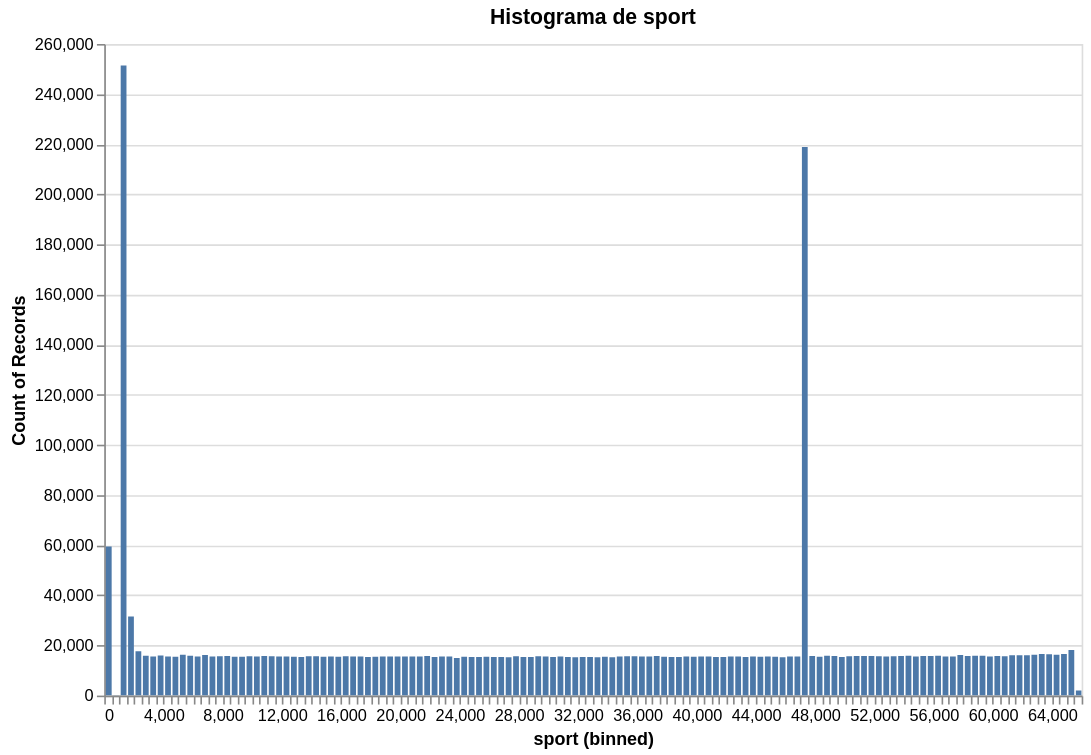
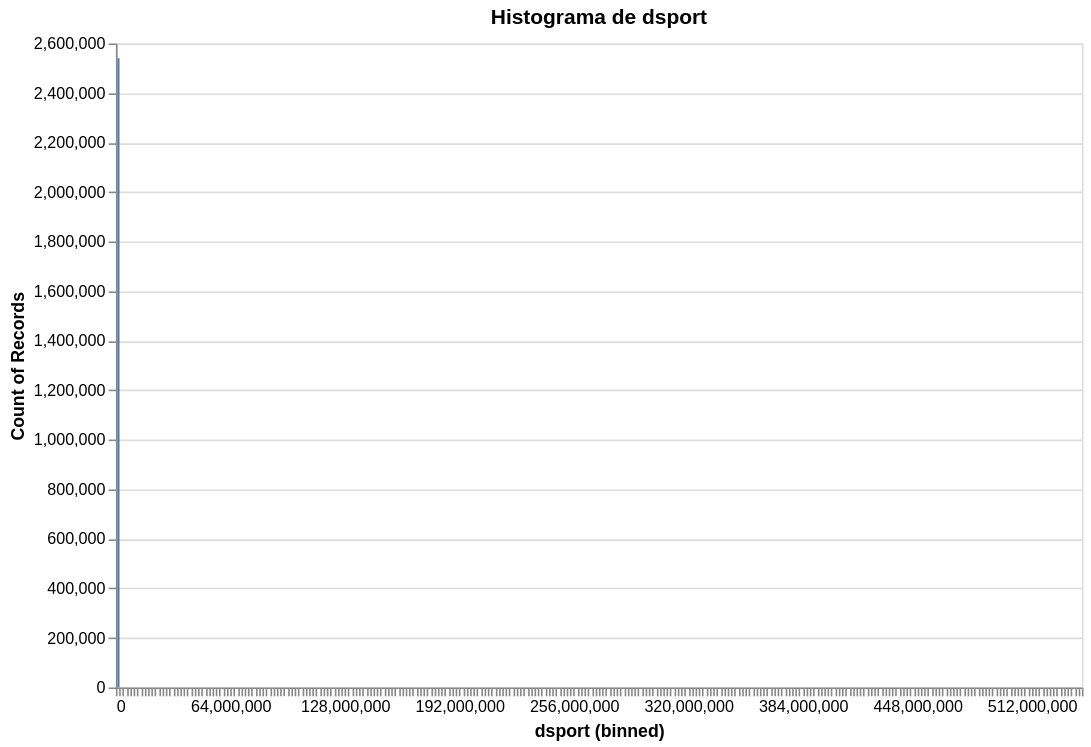
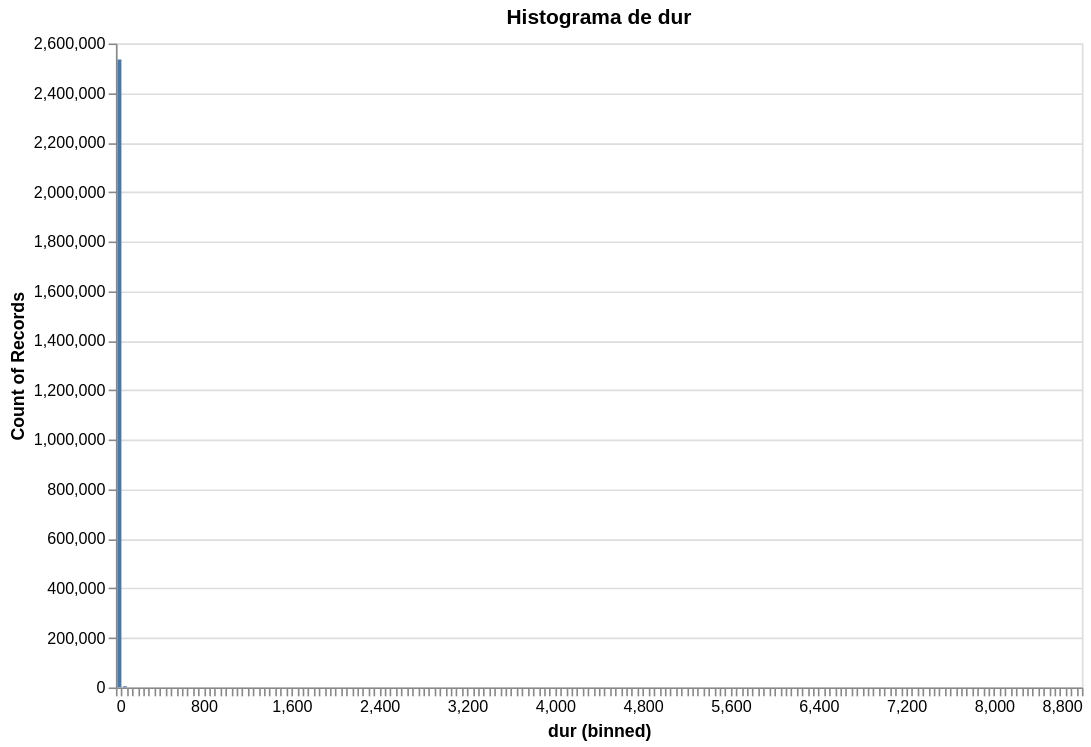
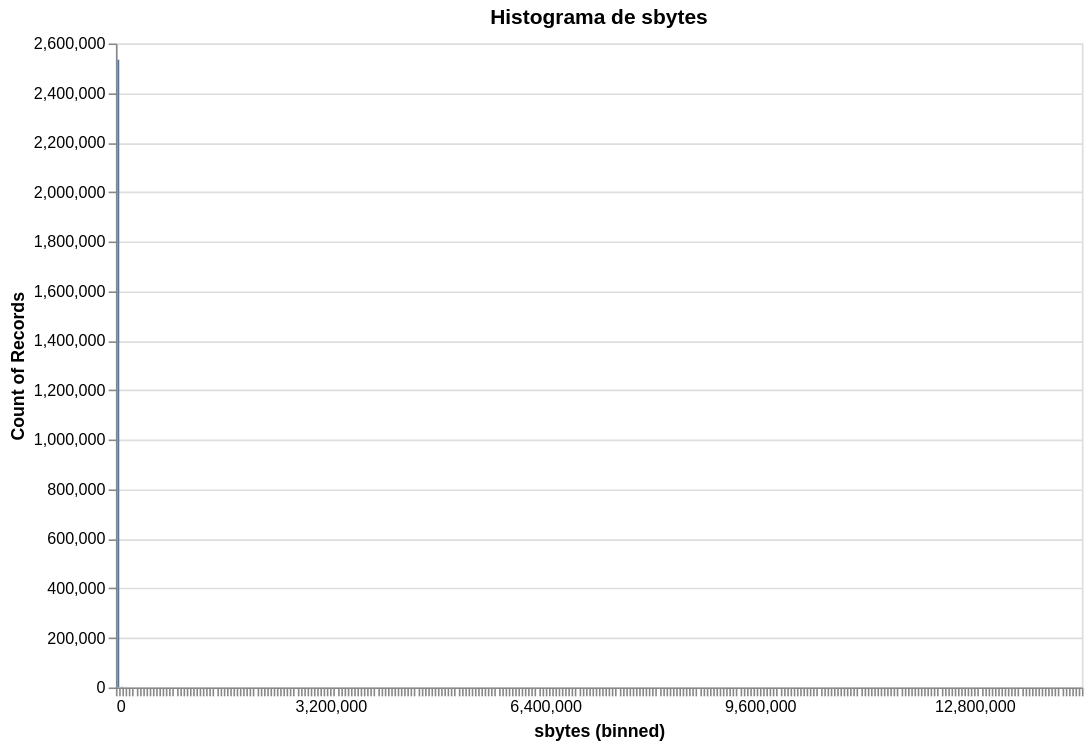

Here is the notebook cell these charts were saved with, in order:
### Markdown cell above
Ahora veremos la distribución de estas variables numéricas en formato de gráfico, para intentar obtener más detalle:

### Code cell
alt.data_transformers.enable("vegafusion")
# Filtramos solo las columnas numéricas
numeric_cols = full_data.select_dtypes(include=['number'])

# Recorrer cada columna numérica para mostrar distribución
for col in numeric_cols.columns:
    print(f"Distribución de la columna {col}:")
        
    # Histograma
    hist = alt.Chart(full_data).mark_bar().encode(
        alt.X(f'{col}:Q',bin=alt.Bin(maxbins=300)),
        alt.Y('count():Q')
    ).properties(
        title=f'Histograma de {col}',
        width=600,
        height=400
    ).interactive()
    
    # Mostrar ambos gráficos
    hist.show()

### Figure 1 — Vega specification as saved in the notebook (floating-point values rounded to 4 significant figures; data arrays with more than 128 entries replaced by an {"elided": "..."} marker saying what was removed)
{"$schema": "https://vega.github.io/schema/vega/v5.json", "data": [{"name": "param_166_store"}, {"name": "source_0", "values": {"elided": "132 records"}}, {"name": "source_0_y_domain___count", "values": [{"min": 128, "max": 251417}]}], "signals": [{"name": "bin_maxbins_300_sport_bins", "value": {"fields": ["sport"], "fname": "bin_sport", "start": 0.0, "step": 500.0, "stop": 66000.0}}, {"name": "unit", "value": {}, "on": [{"events": "pointermove", "update": "isTuple(group()) ? group() : unit"}]}, {"name": "param_166", "update": "vlSelectionResolve(\"param_166_store\", \"union\")"}, {"name": "param_166_sport", "on": [{"events": [{"source": "view", "type": "dblclick"}], "update": "null"}, {"events": {"signal": "param_166_translate_delta"}, "update": "panLinear(param_166_translate_anchor.extent_x, -param_166_translate_delta.x / width)"}, {"events": {"signal": "param_166_zoom_delta"}, "update": "zoomLinear(domain(\"x\"), param_166_zoom_anchor.x, param_166_zoom_delta)"}]}, {"name": "param_166_tuple", "on": [{"events": [{"signal": "param_166_sport"}], "update": "param_166_sport ? {unit: \"\", fields: param_166_tuple_fields, values: [param_166_sport]} : null"}]}, {"name": "param_166_tuple_fields", "value": [{"field": "sport", "channel": "x", "type": "R"}]}, {"name": "param_166_translate_anchor", "value": {}, "on": [{"events": [{"source": "scope", "type": "pointerdown"}], "update": "{x: x(unit), y: y(unit), extent_x: domain(\"x\")}"}]}, {"name": "param_166_translate_delta", "value": {}, "on": [{"events": [{"source": "window", "between": [{"source": "scope", "type": "pointerdown"}, {"source": "window", "type": "pointerup"}], "type": "pointermove", "consume": true}], "update": "{x: param_166_translate_anchor.x - x(unit), y: param_166_translate_anchor.y - y(unit)}"}]}, {"name": "param_166_zoom_anchor", "on": [{"events": [{"source": "scope", "consume": true, "type": "wheel"}], "update": "{x: invert(\"x\", x(unit)), y: invert(\"y\", y(unit))}"}]}, {"name": "param_166_zoom_delta", "on": [{"events": [{"source": "scope", "consume": true, "type": "wheel"}], "update": "pow(1.001, event.deltaY * pow(16, event.deltaMode))", "force": true}]}, {"name": "param_166_modify", "on": [{"events": {"signal": "param_166_tuple"}, "update": "modify(\"param_166_store\", param_166_tuple, true)"}]}], "marks": [{"type": "rect", "name": "marks", "from": {"data": "source_0"}, "encode": {"update": {"y2": {"value": 0, "scale": "y"}, "x": {"field": "bin_maxbins_300_sport_end", "scale": "x", "offset": {"signal": "0.5 + (abs(scale(\"x\", datum[\"bin_maxbins_300_sport_end\"]) - scale(\"x\", datum[\"bin_maxbins_300_sport\"])) < 0.25 ? 0.5 * (0.25 - (abs(scale(\"x\", datum[\"bin_maxbins_300_sport_end\"]) - scale(\"x\", datum[\"bin_maxbins_300_sport\"])))) : -0.5)"}}, "y": {"field": "__count", "scale": "y"}, "fill": {"value": "#4c78a8"}, "x2": {"field": "bin_maxbins_300_sport", "scale": "x", "offset": {"signal": "0.5 + (abs(scale(\"x\", datum[\"bin_maxbins_300_sport_end\"]) - scale(\"x\", datum[\"bin_maxbins_300_sport\"])) < 0.25 ? -0.5 * (0.25 - (abs(scale(\"x\", datum[\"bin_maxbins_300_sport_end\"]) - scale(\"x\", datum[\"bin_maxbins_300_sport\"])))) : 0.5)"}}}}, "interactive": true, "clip": true, "style": ["bar"]}], "scales": [{"name": "x", "type": "linear", "domain": {"signal": "[bin_maxbins_300_sport_bins.start, bin_maxbins_300_sport_bins.stop]"}, "range": [0, {"signal": "width"}], "bins": {"signal": "bin_maxbins_300_sport_bins"}, "domainRaw": {"signal": "param_166[\"sport\"]"}, "zero": false}, {"name": "y", "type": "linear", "domain": [{"signal": "(data(\"source_0_y_domain___count\")[0] || {}).min"}, {"signal": "(data(\"source_0_y_domain___count\")[0] || {}).max"}], "range": [{"signal": "height"}, 0], "zero": true, "nice": true}], "axes": [{"scale": "y", "orient": "left", "labels": false, "maxExtent": 0, "minExtent": 0, "tickCount": {"signal": "ceil(height/40)"}, "domain": false, "ticks": false, "gridScale": "x", "aria": false, "zindex": 0, "grid": true}, {"scale": "x", "orient": "bottom", "tickCount": {"signal": "ceil(width/10)"}, "labelOverlap": true, "zindex": 0, "title": "sport (binned)", "labelFlush": true, "grid": false}, {"scale": "y", "grid": false, "zindex": 0, "labelOverlap": true, "tickCount": {"signal": "ceil(height/40)"}, "title": "Count of Records", "orient": "left"}], "title": {"text": "Histograma de sport", "frame": "group"}, "style": "cell", "background": "white", "width": 600, "padding": 5, "height": 400}

### Figure 2 — Vega specification as saved in the notebook (floating-point values rounded to 4 significant figures)
{"$schema": "https://vega.github.io/schema/vega/v5.json", "data": [{"name": "param_167_store"}, {"name": "source_0", "values": [{"__count": 2540038, "bin_maxbins_300_dsport": 0.0, "bin_maxbins_300_dsport_end": 2000000.0}, {"__count": 2, "bin_maxbins_300_dsport": 538000000.0, "bin_maxbins_300_dsport_end": 540000000.0}]}, {"name": "source_0_y_domain___count", "values": [{"min": 2, "max": 2540038}]}], "signals": [{"name": "bin_maxbins_300_dsport_bins", "value": {"fields": ["dsport"], "fname": "bin_dsport", "start": 0.0, "step": 2000000.0, "stop": 540000000.0}}, {"name": "unit", "value": {}, "on": [{"events": "pointermove", "update": "isTuple(group()) ? group() : unit"}]}, {"name": "param_167", "update": "vlSelectionResolve(\"param_167_store\", \"union\")"}, {"name": "param_167_dsport", "on": [{"events": [{"source": "view", "type": "dblclick"}], "update": "null"}, {"events": {"signal": "param_167_translate_delta"}, "update": "panLinear(param_167_translate_anchor.extent_x, -param_167_translate_delta.x / width)"}, {"events": {"signal": "param_167_zoom_delta"}, "update": "zoomLinear(domain(\"x\"), param_167_zoom_anchor.x, param_167_zoom_delta)"}]}, {"name": "param_167_tuple", "on": [{"events": [{"signal": "param_167_dsport"}], "update": "param_167_dsport ? {unit: \"\", fields: param_167_tuple_fields, values: [param_167_dsport]} : null"}]}, {"name": "param_167_tuple_fields", "value": [{"field": "dsport", "channel": "x", "type": "R"}]}, {"name": "param_167_translate_anchor", "value": {}, "on": [{"events": [{"source": "scope", "type": "pointerdown"}], "update": "{x: x(unit), y: y(unit), extent_x: domain(\"x\")}"}]}, {"name": "param_167_translate_delta", "value": {}, "on": [{"events": [{"source": "window", "between": [{"source": "scope", "type": "pointerdown"}, {"source": "window", "type": "pointerup"}], "consume": true, "type": "pointermove"}], "update": "{x: param_167_translate_anchor.x - x(unit), y: param_167_translate_anchor.y - y(unit)}"}]}, {"name": "param_167_zoom_anchor", "on": [{"events": [{"source": "scope", "type": "wheel", "consume": true}], "update": "{x: invert(\"x\", x(unit)), y: invert(\"y\", y(unit))}"}]}, {"name": "param_167_zoom_delta", "on": [{"events": [{"source": "scope", "type": "wheel", "consume": true}], "update": "pow(1.001, event.deltaY * pow(16, event.deltaMode))", "force": true}]}, {"name": "param_167_modify", "on": [{"events": {"signal": "param_167_tuple"}, "update": "modify(\"param_167_store\", param_167_tuple, true)"}]}], "marks": [{"type": "rect", "name": "marks", "from": {"data": "source_0"}, "encode": {"update": {"x2": {"field": "bin_maxbins_300_dsport", "scale": "x", "offset": {"signal": "0.5 + (abs(scale(\"x\", datum[\"bin_maxbins_300_dsport_end\"]) - scale(\"x\", datum[\"bin_maxbins_300_dsport\"])) < 0.25 ? -0.5 * (0.25 - (abs(scale(\"x\", datum[\"bin_maxbins_300_dsport_end\"]) - scale(\"x\", datum[\"bin_maxbins_300_dsport\"])))) : 0.5)"}}, "x": {"field": "bin_maxbins_300_dsport_end", "scale": "x", "offset": {"signal": "0.5 + (abs(scale(\"x\", datum[\"bin_maxbins_300_dsport_end\"]) - scale(\"x\", datum[\"bin_maxbins_300_dsport\"])) < 0.25 ? 0.5 * (0.25 - (abs(scale(\"x\", datum[\"bin_maxbins_300_dsport_end\"]) - scale(\"x\", datum[\"bin_maxbins_300_dsport\"])))) : -0.5)"}}, "y2": {"value": 0, "scale": "y"}, "y": {"field": "__count", "scale": "y"}, "fill": {"value": "#4c78a8"}}}, "style": ["bar"], "interactive": true, "clip": true}], "scales": [{"name": "x", "type": "linear", "domain": {"signal": "[bin_maxbins_300_dsport_bins.start, bin_maxbins_300_dsport_bins.stop]"}, "range": [0, {"signal": "width"}], "bins": {"signal": "bin_maxbins_300_dsport_bins"}, "zero": false, "domainRaw": {"signal": "param_167[\"dsport\"]"}}, {"name": "y", "type": "linear", "domain": [{"signal": "(data(\"source_0_y_domain___count\")[0] || {}).min"}, {"signal": "(data(\"source_0_y_domain___count\")[0] || {}).max"}], "range": [{"signal": "height"}, 0], "zero": true, "nice": true}], "axes": [{"scale": "y", "domain": false, "labels": false, "ticks": false, "orient": "left", "tickCount": {"signal": "ceil(height/40)"}, "gridScale": "x", "grid": true, "aria": false, "maxExtent": 0, "minExtent": 0, "zindex": 0}, {"scale": "x", "labelFlush": true, "orient": "bottom", "zindex": 0, "grid": false, "title": "dsport (binned)", "labelOverlap": true, "tickCount": {"signal": "ceil(width/10)"}}, {"scale": "y", "zindex": 0, "orient": "left", "grid": false, "tickCount": {"signal": "ceil(height/40)"}, "labelOverlap": true, "title": "Count of Records"}], "title": {"text": "Histograma de dsport", "frame": "group"}, "style": "cell", "background": "white", "width": 600, "padding": 5, "height": 400}

### Figure 3 — Vega specification as saved in the notebook (floating-point values rounded to 4 significant figures)
{"$schema": "https://vega.github.io/schema/vega/v5.json", "data": [{"name": "param_168_store"}, {"name": "source_0", "values": [{"__count": 2535169, "bin_maxbins_300_dur": 0.0, "bin_maxbins_300_dur_end": 50.0}, {"__count": 4872, "bin_maxbins_300_dur": 50.0, "bin_maxbins_300_dur_end": 100.0}, {"__count": 6, "bin_maxbins_300_dur": 8750.0, "bin_maxbins_300_dur_end": 8800.0}]}, {"name": "source_0_y_domain___count", "values": [{"min": 6, "max": 2535169}]}], "signals": [{"name": "bin_maxbins_300_dur_bins", "value": {"fields": ["dur"], "fname": "bin_dur", "start": 0.0, "step": 50.0, "stop": 8800.0}}, {"name": "unit", "value": {}, "on": [{"events": "pointermove", "update": "isTuple(group()) ? group() : unit"}]}, {"name": "param_168", "update": "vlSelectionResolve(\"param_168_store\", \"union\")"}, {"name": "param_168_dur", "on": [{"events": [{"source": "view", "type": "dblclick"}], "update": "null"}, {"events": {"signal": "param_168_translate_delta"}, "update": "panLinear(param_168_translate_anchor.extent_x, -param_168_translate_delta.x / width)"}, {"events": {"signal": "param_168_zoom_delta"}, "update": "zoomLinear(domain(\"x\"), param_168_zoom_anchor.x, param_168_zoom_delta)"}]}, {"name": "param_168_tuple", "on": [{"events": [{"signal": "param_168_dur"}], "update": "param_168_dur ? {unit: \"\", fields: param_168_tuple_fields, values: [param_168_dur]} : null"}]}, {"name": "param_168_tuple_fields", "value": [{"field": "dur", "channel": "x", "type": "R"}]}, {"name": "param_168_translate_anchor", "value": {}, "on": [{"events": [{"source": "scope", "type": "pointerdown"}], "update": "{x: x(unit), y: y(unit), extent_x: domain(\"x\")}"}]}, {"name": "param_168_translate_delta", "value": {}, "on": [{"events": [{"source": "window", "between": [{"source": "scope", "type": "pointerdown"}, {"source": "window", "type": "pointerup"}], "consume": true, "type": "pointermove"}], "update": "{x: param_168_translate_anchor.x - x(unit), y: param_168_translate_anchor.y - y(unit)}"}]}, {"name": "param_168_zoom_anchor", "on": [{"events": [{"source": "scope", "consume": true, "type": "wheel"}], "update": "{x: invert(\"x\", x(unit)), y: invert(\"y\", y(unit))}"}]}, {"name": "param_168_zoom_delta", "on": [{"events": [{"source": "scope", "consume": true, "type": "wheel"}], "update": "pow(1.001, event.deltaY * pow(16, event.deltaMode))", "force": true}]}, {"name": "param_168_modify", "on": [{"events": {"signal": "param_168_tuple"}, "update": "modify(\"param_168_store\", param_168_tuple, true)"}]}], "marks": [{"type": "rect", "name": "marks", "from": {"data": "source_0"}, "encode": {"update": {"y2": {"value": 0, "scale": "y"}, "x2": {"field": "bin_maxbins_300_dur", "scale": "x", "offset": {"signal": "0.5 + (abs(scale(\"x\", datum[\"bin_maxbins_300_dur_end\"]) - scale(\"x\", datum[\"bin_maxbins_300_dur\"])) < 0.25 ? -0.5 * (0.25 - (abs(scale(\"x\", datum[\"bin_maxbins_300_dur_end\"]) - scale(\"x\", datum[\"bin_maxbins_300_dur\"])))) : 0.5)"}}, "y": {"field": "__count", "scale": "y"}, "x": {"field": "bin_maxbins_300_dur_end", "scale": "x", "offset": {"signal": "0.5 + (abs(scale(\"x\", datum[\"bin_maxbins_300_dur_end\"]) - scale(\"x\", datum[\"bin_maxbins_300_dur\"])) < 0.25 ? 0.5 * (0.25 - (abs(scale(\"x\", datum[\"bin_maxbins_300_dur_end\"]) - scale(\"x\", datum[\"bin_maxbins_300_dur\"])))) : -0.5)"}}, "fill": {"value": "#4c78a8"}}}, "style": ["bar"], "clip": true, "interactive": true}], "scales": [{"name": "x", "type": "linear", "domain": {"signal": "[bin_maxbins_300_dur_bins.start, bin_maxbins_300_dur_bins.stop]"}, "range": [0, {"signal": "width"}], "bins": {"signal": "bin_maxbins_300_dur_bins"}, "domainRaw": {"signal": "param_168[\"dur\"]"}, "zero": false}, {"name": "y", "type": "linear", "domain": [{"signal": "(data(\"source_0_y_domain___count\")[0] || {}).min"}, {"signal": "(data(\"source_0_y_domain___count\")[0] || {}).max"}], "range": [{"signal": "height"}, 0], "nice": true, "zero": true}], "axes": [{"scale": "y", "grid": true, "labels": false, "ticks": false, "aria": false, "domain": false, "orient": "left", "maxExtent": 0, "minExtent": 0, "zindex": 0, "tickCount": {"signal": "ceil(height/40)"}, "gridScale": "x"}, {"scale": "x", "grid": false, "labelFlush": true, "orient": "bottom", "labelOverlap": true, "tickCount": {"signal": "ceil(width/10)"}, "title": "dur (binned)", "zindex": 0}, {"scale": "y", "labelOverlap": true, "grid": false, "orient": "left", "tickCount": {"signal": "ceil(height/40)"}, "zindex": 0, "title": "Count of Records"}], "title": {"text": "Histograma de dur", "frame": "group"}, "height": 400, "style": "cell", "background": "white", "width": 600, "padding": 5}

### Figure 4 — Vega specification as saved in the notebook (floating-point values rounded to 4 significant figures)
{"$schema": "https://vega.github.io/schema/vega/v5.json", "data": [{"name": "param_169_store"}, {"name": "source_0", "values": [{"__count": 2534556, "bin_maxbins_300_sbytes": 0.0, "bin_maxbins_300_sbytes_end": 50000.0}, {"__count": 727, "bin_maxbins_300_sbytes": 100000.0, "bin_maxbins_300_sbytes_end": 150000.0}, {"__count": 3087, "bin_maxbins_300_sbytes": 50000.0, "bin_maxbins_300_sbytes_end": 100000.0}, {"__count": 159, "bin_maxbins_300_sbytes": 300000.0, "bin_maxbins_300_sbytes_end": 350000.0}, {"__count": 142, "bin_maxbins_300_sbytes": 250000.0, "bin_maxbins_300_sbytes_end": 300000.0}, {"__count": 344, "bin_maxbins_300_sbytes": 150000.0, "bin_maxbins_300_sbytes_end": 200000.0}, {"__count": 333, "bin_maxbins_300_sbytes": 200000.0, "bin_maxbins_300_sbytes_end": 250000.0}, {"__count": 59, "bin_maxbins_300_sbytes": 450000.0, "bin_maxbins_300_sbytes_end": 500000.0}, {"__count": 1, "bin_maxbins_300_sbytes": 5500000.0, "bin_maxbins_300_sbytes_end": 5550000.0}, {"__count": 4, "bin_maxbins_300_sbytes": 1100000.0, "bin_maxbins_300_sbytes_end": 1150000.0}, {"__count": 19, "bin_maxbins_300_sbytes": 750000.0, "bin_maxbins_300_sbytes_end": 800000.0}, {"__count": 84, "bin_maxbins_300_sbytes": 350000.0, "bin_maxbins_300_sbytes_end": 400000.0}, {"__count": 30, "bin_maxbins_300_sbytes": 900000.0, "bin_maxbins_300_sbytes_end": 950000.0}, {"__count": 2, "bin_maxbins_300_sbytes": 6400000.0, "bin_maxbins_300_sbytes_end": 6450000.0}, {"__count": 19, "bin_maxbins_300_sbytes": 1050000.0, "bin_maxbins_300_sbytes_end": 1100000.0}, {"__count": 1, "bin_maxbins_300_sbytes": 6700000.0, "bin_maxbins_300_sbytes_end": 6750000.0}, {"__count": 2, "bin_maxbins_300_sbytes": 6850000.0, "bin_maxbins_300_sbytes_end": 6900000.0}, {"__count": 8, "bin_maxbins_300_sbytes": 650000.0, "bin_maxbins_300_sbytes_end": 700000.0}, {"__count": 20, "bin_maxbins_300_sbytes": 550000.0, "bin_maxbins_300_sbytes_end": 600000.0}, {"__count": 57, "bin_maxbins_300_sbytes": 400000.0, "bin_maxbins_300_sbytes_end": 450000.0}, {"__count": 9, "bin_maxbins_300_sbytes": 7200000.0, "bin_maxbins_300_sbytes_end": 7250000.0}, {"__count": 48, "bin_maxbins_300_sbytes": 500000.0, "bin_maxbins_300_sbytes_end": 550000.0}, {"__count": 47, "bin_maxbins_300_sbytes": 700000.0, "bin_maxbins_300_sbytes_end": 750000.0}, {"__count": 2, "bin_maxbins_300_sbytes": 1900000.0, "bin_maxbins_300_sbytes_end": 1950000.0}, {"__count": 24, "bin_maxbins_300_sbytes": 850000.0, "bin_maxbins_300_sbytes_end": 900000.0}, {"__count": 18, "bin_maxbins_300_sbytes": 950000.0, "bin_maxbins_300_sbytes_end": 1000000.0}, {"__count": 7, "bin_maxbins_300_sbytes": 7150000.0, "bin_maxbins_300_sbytes_end": 7200000.0}, {"__count": 7, "bin_maxbins_300_sbytes": 1600000.0, "bin_maxbins_300_sbytes_end": 1650000.0}, {"__count": 1, "bin_maxbins_300_sbytes": 9750000.0, "bin_maxbins_300_sbytes_end": 9800000.0}, {"__count": 1, "bin_maxbins_300_sbytes": 4850000.0, "bin_maxbins_300_sbytes_end": 4900000.0}, {"__count": 27, "bin_maxbins_300_sbytes": 1000000.0, "bin_maxbins_300_sbytes_end": 1050000.0}, {"__count": 10, "bin_maxbins_300_sbytes": 2150000.0, "bin_maxbins_300_sbytes_end": 2200000.0}, {"__count": 1, "bin_maxbins_300_sbytes": 2550000.0, "bin_maxbins_300_sbytes_end": 2600000.0}, {"__count": 18, "bin_maxbins_300_sbytes": 800000.0, "bin_maxbins_300_sbytes_end": 850000.0}, {"__count": 1, "bin_maxbins_300_sbytes": 4900000.0, "bin_maxbins_300_sbytes_end": 4950000.0}, {"__count": 7, "bin_maxbins_300_sbytes": 2450000.0, "bin_maxbins_300_sbytes_end": 2500000.0}, {"__count": 2, "bin_maxbins_300_sbytes": 6950000.0, "bin_maxbins_300_sbytes_end": 7000000.0}, {"__count": 2, "bin_maxbins_300_sbytes": 12500000.0, "bin_maxbins_300_sbytes_end": 12550000.0}, {"__count": 12, "bin_maxbins_300_sbytes": 600000.0, "bin_maxbins_300_sbytes_end": 650000.0}, {"__count": 1, "bin_maxbins_300_sbytes": 13650000.0, "bin_maxbins_300_sbytes_end": 13700000.0}, {"__count": 2, "bin_maxbins_300_sbytes": 4000000.0, "bin_maxbins_300_sbytes_end": 4050000.0}, {"__count": 1, "bin_maxbins_300_sbytes": 11600000.0, "bin_maxbins_300_sbytes_end": 11650000.0}, {"__count": 1, "bin_maxbins_300_sbytes": 3750000.0, "bin_maxbins_300_sbytes_end": 3800000.0}, {"__count": 2, "bin_maxbins_300_sbytes": 1500000.0, "bin_maxbins_300_sbytes_end": 1550000.0}, {"__count": 2, "bin_maxbins_300_sbytes": 7250000.0, "bin_maxbins_300_sbytes_end": 7300000.0}, {"__count": 14, "bin_maxbins_300_sbytes": 3550000.0, "bin_maxbins_300_sbytes_end": 3600000.0}, {"__count": 5, "bin_maxbins_300_sbytes": 9150000.0, "bin_maxbins_300_sbytes_end": 9200000.0}, {"__count": 1, "bin_maxbins_300_sbytes": 1550000.0, "bin_maxbins_300_sbytes_end": 1600000.0}, {"__count": 5, "bin_maxbins_300_sbytes": 1450000.0, "bin_maxbins_300_sbytes_end": 1500000.0}, {"__count": 2, "bin_maxbins_300_sbytes": 1200000.0, "bin_maxbins_300_sbytes_end": 1250000.0}, {"__count": 2, "bin_maxbins_300_sbytes": 1400000.0, "bin_maxbins_300_sbytes_end": 1450000.0}, {"__count": 1, "bin_maxbins_300_sbytes": 4950000.0, "bin_maxbins_300_sbytes_end": 5000000.0}, {"__count": 2, "bin_maxbins_300_sbytes": 9000000.0, "bin_maxbins_300_sbytes_end": 9050000.0}, {"__count": 1, "bin_maxbins_300_sbytes": 5450000.0, "bin_maxbins_300_sbytes_end": 5500000.0}, {"__count": 1, "bin_maxbins_300_sbytes": 7850000.0, "bin_maxbins_300_sbytes_end": 7900000.0}, {"__count": 6, "bin_maxbins_300_sbytes": 1250000.0, "bin_maxbins_300_sbytes_end": 1300000.0}, {"__count": 2, "bin_maxbins_300_sbytes": 5200000.0, "bin_maxbins_300_sbytes_end": 5250000.0}, {"__count": 1, "bin_maxbins_300_sbytes": 14350000.0, "bin_maxbins_300_sbytes_end": 14400000.0}, {"__count": 1, "bin_maxbins_300_sbytes": 3350000.0, "bin_maxbins_300_sbytes_end": 3400000.0}, {"__count": 2, "bin_maxbins_300_sbytes": 11050000.0, "bin_maxbins_300_sbytes_end": 11100000.0}, {"__count": 6, "bin_maxbins_300_sbytes": 7500000.0, "bin_maxbins_300_sbytes_end": 7550000.0}, {"__count": 1, "bin_maxbins_300_sbytes": 4300000.0, "bin_maxbins_300_sbytes_end": 4350000.0}, {"__count": 4, "bin_maxbins_300_sbytes": 1350000.0, "bin_maxbins_300_sbytes_end": 1400000.0}, {"__count": 4, "bin_maxbins_300_sbytes": 5800000.0, "bin_maxbins_300_sbytes_end": 5850000.0}, {"__count": 2, "bin_maxbins_300_sbytes": 5300000.0, "bin_maxbins_300_sbytes_end": 5350000.0}, {"__count": 1, "bin_maxbins_300_sbytes": 9250000.0, "bin_maxbins_300_sbytes_end": 9300000.0}, {"__count": 1, "bin_maxbins_300_sbytes": 5350000.0, "bin_maxbins_300_sbytes_end": 5400000.0}, {"__count": 1, "bin_maxbins_300_sbytes": 8000000.0, "bin_maxbins_300_sbytes_end": 8050000.0}, {"__count": 1, "bin_maxbins_300_sbytes": 1150000.0, "bin_maxbins_300_sbytes_end": 1200000.0}, {"__count": 1, "bin_maxbins_300_sbytes": 3400000.0, "bin_maxbins_300_sbytes_end": 3450000.0}, {"__count": 1, "bin_maxbins_300_sbytes": 1800000.0, "bin_maxbins_300_sbytes_end": 1850000.0}, {"__count": 3, "bin_maxbins_300_sbytes": 3250000.0, "bin_maxbins_300_sbytes_end": 3300000.0}, {"__count": 3, "bin_maxbins_300_sbytes": 1950000.0, "bin_maxbins_300_sbytes_end": 2000000.0}, {"__count": 1, "bin_maxbins_300_sbytes": 12000000.0, "bin_maxbins_300_sbytes_end": 12050000.0}, {"__count": 1, "bin_maxbins_300_sbytes": 12550000.0, "bin_maxbins_300_sbytes_end": 12600000.0}, {"__count": 2, "bin_maxbins_300_sbytes": 5600000.0, "bin_maxbins_300_sbytes_end": 5650000.0}, {"__count": 1, "bin_maxbins_300_sbytes": 9650000.0, "bin_maxbins_300_sbytes_end": 9700000.0}, {"__count": 3, "bin_maxbins_300_sbytes": 5400000.0, "bin_maxbins_300_sbytes_end": 5450000.0}, {"__count": 1, "bin_maxbins_300_sbytes": 6300000.0, "bin_maxbins_300_sbytes_end": 6350000.0}, {"__count": 2, "bin_maxbins_300_sbytes": 2200000.0, "bin_maxbins_300_sbytes_end": 2250000.0}, {"__count": 1, "bin_maxbins_300_sbytes": 5000000.0, "bin_maxbins_300_sbytes_end": 5050000.0}, {"__count": 1, "bin_maxbins_300_sbytes": 8800000.0, "bin_maxbins_300_sbytes_end": 8850000.0}, {"__count": 1, "bin_maxbins_300_sbytes": 6750000.0, "bin_maxbins_300_sbytes_end": 6800000.0}, {"__count": 3, "bin_maxbins_300_sbytes": 2400000.0, "bin_maxbins_300_sbytes_end": 2450000.0}, {"__count": 2, "bin_maxbins_300_sbytes": 10500000.0, "bin_maxbins_300_sbytes_end": 10550000.0}, {"__count": 1, "bin_maxbins_300_sbytes": 10650000.0, "bin_maxbins_300_sbytes_end": 10700000.0}, {"__count": 1, "bin_maxbins_300_sbytes": 5100000.0, "bin_maxbins_300_sbytes_end": 5150000.0}, {"__count": 3, "bin_maxbins_300_sbytes": 5850000.0, "bin_maxbins_300_sbytes_end": 5900000.0}, {"__count": 1, "bin_maxbins_300_sbytes": 6200000.0, "bin_maxbins_300_sbytes_end": 6250000.0}, {"__count": 1, "bin_maxbins_300_sbytes": 5550000.0, "bin_maxbins_300_sbytes_end": 5600000.0}, {"__count": 2, "bin_maxbins_300_sbytes": 2650000.0, "bin_maxbins_300_sbytes_end": 2700000.0}, {"__count": 1, "bin_maxbins_300_sbytes": 8500000.0, "bin_maxbins_300_sbytes_end": 8550000.0}, {"__count": 1, "bin_maxbins_300_sbytes": 6100000.0, "bin_maxbins_300_sbytes_end": 6150000.0}, {"__count": 1, "bin_maxbins_300_sbytes": 7450000.0, "bin_maxbins_300_sbytes_end": 7500000.0}, {"__count": 1, "bin_maxbins_300_sbytes": 1650000.0, "bin_maxbins_300_sbytes_end": 1700000.0}, {"__count": 1, "bin_maxbins_300_sbytes": 3100000.0, "bin_maxbins_300_sbytes_end": 3150000.0}, {"__count": 1, "bin_maxbins_300_sbytes": 11850000.0, "bin_maxbins_300_sbytes_end": 11900000.0}, {"__count": 1, "bin_maxbins_300_sbytes": 12950000.0, "bin_maxbins_300_sbytes_end": 13000000.0}, {"__count": 1, "bin_maxbins_300_sbytes": 10150000.0, "bin_maxbins_300_sbytes_end": 10200000.0}, {"__count": 1, "bin_maxbins_300_sbytes": 4150000.0, "bin_maxbins_300_sbytes_end": 4200000.0}, {"__count": 1, "bin_maxbins_300_sbytes": 3950000.0, "bin_maxbins_300_sbytes_end": 4000000.0}, {"__count": 1, "bin_maxbins_300_sbytes": 3300000.0, "bin_maxbins_300_sbytes_end": 3350000.0}, {"__count": 1, "bin_maxbins_300_sbytes": 2300000.0, "bin_maxbins_300_sbytes_end": 2350000.0}, {"__count": 1, "bin_maxbins_300_sbytes": 8250000.0, "bin_maxbins_300_sbytes_end": 8300000.0}, {"__count": 2, "bin_maxbins_300_sbytes": 8650000.0, "bin_maxbins_300_sbytes_end": 8700000.0}, {"__count": 1, "bin_maxbins_300_sbytes": 6350000.0, "bin_maxbins_300_sbytes_end": 6400000.0}, {"__count": 1, "bin_maxbins_300_sbytes": 2950000.0, "bin_maxbins_300_sbytes_end": 3000000.0}, {"__count": 1, "bin_maxbins_300_sbytes": 7000000.0, "bin_maxbins_300_sbytes_end": 7050000.0}, {"__count": 1, "bin_maxbins_300_sbytes": 6550000.0, "bin_maxbins_300_sbytes_end": 6600000.0}, {"__count": 1, "bin_maxbins_300_sbytes": 9500000.0, "bin_maxbins_300_sbytes_end": 9550000.0}, {"__count": 1, "bin_maxbins_300_sbytes": 9600000.0, "bin_maxbins_300_sbytes_end": 9650000.0}, {"__count": 1, "bin_maxbins_300_sbytes": 10350000.0, "bin_maxbins_300_sbytes_end": 10400000.0}, {"__count": 1, "bin_maxbins_300_sbytes": 2350000.0, "bin_maxbins_300_sbytes_end": 2400000.0}, {"__count": 1, "bin_maxbins_300_sbytes": 5250000.0, "bin_maxbins_300_sbytes_end": 5300000.0}, {"__count": 1, "bin_maxbins_300_sbytes": 5050000.0, "bin_maxbins_300_sbytes_end": 5100000.0}, {"__count": 1, "bin_maxbins_300_sbytes": 6000000.0, "bin_maxbins_300_sbytes_end": 6050000.0}, {"__count": 1, "bin_maxbins_300_sbytes": 2250000.0, "bin_maxbins_300_sbytes_end": 2300000.0}, {"__count": 1, "bin_maxbins_300_sbytes": 8100000.0, "bin_maxbins_300_sbytes_end": 8150000.0}, {"__count": 1, "bin_maxbins_300_sbytes": 6500000.0, "bin_maxbins_300_sbytes_end": 6550000.0}, {"__count": 1, "bin_maxbins_300_sbytes": 7100000.0, "bin_maxbins_300_sbytes_end": 7150000.0}, {"__count": 1, "bin_maxbins_300_sbytes": 2050000.0, "bin_maxbins_300_sbytes_end": 2100000.0}, {"__count": 1, "bin_maxbins_300_sbytes": 2750000.0, "bin_maxbins_300_sbytes_end": 2800000.0}, {"__count": 1, "bin_maxbins_300_sbytes": 1300000.0, "bin_maxbins_300_sbytes_end": 1350000.0}, {"__count": 1, "bin_maxbins_300_sbytes": 10100000.0, "bin_maxbins_300_sbytes_end": 10150000.0}, {"__count": 1, "bin_maxbins_300_sbytes": 9550000.0, "bin_maxbins_300_sbytes_end": 9600000.0}, {"__count": 1, "bin_maxbins_300_sbytes": 5900000.0, "bin_maxbins_300_sbytes_end": 5950000.0}, {"__count": 1, "bin_maxbins_300_sbytes": 8450000.0, "bin_maxbins_300_sbytes_end": 8500000.0}]}, {"name": "source_0_y_domain___count", "values": [{"min": 1, "max": 2534556}]}], "signals": [{"name": "bin_maxbins_300_sbytes_bins", "value": {"fields": ["sbytes"], "fname": "bin_sbytes", "start": 0.0, "step": 50000.0, "stop": 14400000.0}}, {"name": "unit", "value": {}, "on": [{"events": "pointermove", "update": "isTuple(group()) ? group() : unit"}]}, {"name": "param_169", "update": "vlSelectionResolve(\"param_169_store\", \"union\")"}, {"name": "param_169_sbytes", "on": [{"events": [{"source": "view", "type": "dblclick"}], "update": "null"}, {"events": {"signal": "param_169_translate_delta"}, "update": "panLinear(param_169_translate_anchor.extent_x, -param_169_translate_delta.x / width)"}, {"events": {"signal": "param_169_zoom_delta"}, "update": "zoomLinear(domain(\"x\"), param_169_zoom_anchor.x, param_169_zoom_delta)"}]}, {"name": "param_169_tuple", "on": [{"events": [{"signal": "param_169_sbytes"}], "update": "param_169_sbytes ? {unit: \"\", fields: param_169_tuple_fields, values: [param_169_sbytes]} : null"}]}, {"name": "param_169_tuple_fields", "value": [{"field": "sbytes", "channel": "x", "type": "R"}]}, {"name": "param_169_translate_anchor", "value": {}, "on": [{"events": [{"source": "scope", "type": "pointerdown"}], "update": "{x: x(unit), y: y(unit), extent_x: domain(\"x\")}"}]}, {"name": "param_169_translate_delta", "value": {}, "on": [{"events": [{"source": "window", "between": [{"source": "scope", "type": "pointerdown"}, {"source": "window", "type": "pointerup"}], "type": "pointermove", "consume": true}], "update": "{x: param_169_translate_anchor.x - x(unit), y: param_169_translate_anchor.y - y(unit)}"}]}, {"name": "param_169_zoom_anchor", "on": [{"events": [{"source": "scope", "consume": true, "type": "wheel"}], "update": "{x: invert(\"x\", x(unit)), y: invert(\"y\", y(unit))}"}]}, {"name": "param_169_zoom_delta", "on": [{"events": [{"source": "scope", "consume": true, "type": "wheel"}], "update": "pow(1.001, event.deltaY * pow(16, event.deltaMode))", "force": true}]}, {"name": "param_169_modify", "on": [{"events": {"signal": "param_169_tuple"}, "update": "modify(\"param_169_store\", param_169_tuple, true)"}]}], "marks": [{"type": "rect", "name": "marks", "from": {"data": "source_0"}, "encode": {"update": {"y2": {"value": 0, "scale": "y"}, "fill": {"value": "#4c78a8"}, "y": {"field": "__count", "scale": "y"}, "x2": {"field": "bin_maxbins_300_sbytes", "scale": "x", "offset": {"signal": "0.5 + (abs(scale(\"x\", datum[\"bin_maxbins_300_sbytes_end\"]) - scale(\"x\", datum[\"bin_maxbins_300_sbytes\"])) < 0.25 ? -0.5 * (0.25 - (abs(scale(\"x\", datum[\"bin_maxbins_300_sbytes_end\"]) - scale(\"x\", datum[\"bin_maxbins_300_sbytes\"])))) : 0.5)"}}, "x": {"field": "bin_maxbins_300_sbytes_end", "scale": "x", "offset": {"signal": "0.5 + (abs(scale(\"x\", datum[\"bin_maxbins_300_sbytes_end\"]) - scale(\"x\", datum[\"bin_maxbins_300_sbytes\"])) < 0.25 ? 0.5 * (0.25 - (abs(scale(\"x\", datum[\"bin_maxbins_300_sbytes_end\"]) - scale(\"x\", datum[\"bin_maxbins_300_sbytes\"])))) : -0.5)"}}}}, "style": ["bar"], "clip": true, "interactive": true}], "scales": [{"name": "x", "type": "linear", "domain": {"signal": "[bin_maxbins_300_sbytes_bins.start, bin_maxbins_300_sbytes_bins.stop]"}, "range": [0, {"signal": "width"}], "bins": {"signal": "bin_maxbins_300_sbytes_bins"}, "domainRaw": {"signal": "param_169[\"sbytes\"]"}, "zero": false}, {"name": "y", "type": "linear", "domain": [{"signal": "(data(\"source_0_y_domain___count\")[0] || {}).min"}, {"signal": "(data(\"source_0_y_domain___count\")[0] || {}).max"}], "range": [{"signal": "height"}, 0], "nice": true, "zero": true}], "axes": [{"scale": "y", "gridScale": "x", "grid": true, "domain": false, "ticks": false, "aria": false, "maxExtent": 0, "tickCount": {"signal": "ceil(height/40)"}, "zindex": 0, "labels": false, "orient": "left", "minExtent": 0}, {"scale": "x", "orient": "bottom", "tickCount": {"signal": "ceil(width/10)"}, "labelOverlap": true, "zindex": 0, "grid": false, "title": "sbytes (binned)", "labelFlush": true}, {"scale": "y", "orient": "left", "labelOverlap": true, "tickCount": {"signal": "ceil(height/40)"}, "grid": false, "title": "Count of Records", "zindex": 0}], "title": {"text": "Histograma de sbytes", "frame": "group"}, "style": "cell", "width": 600, "height": 400, "background": "white", "padding": 5}
